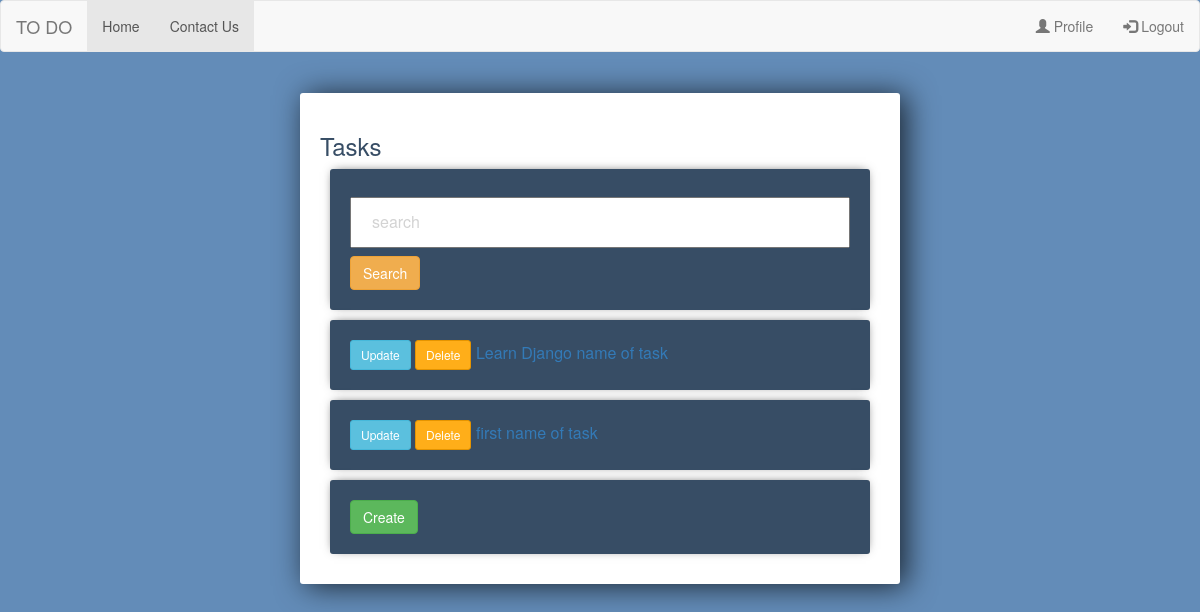
/tasks_class/ (signed in), run on an earlier commit of the app's database.
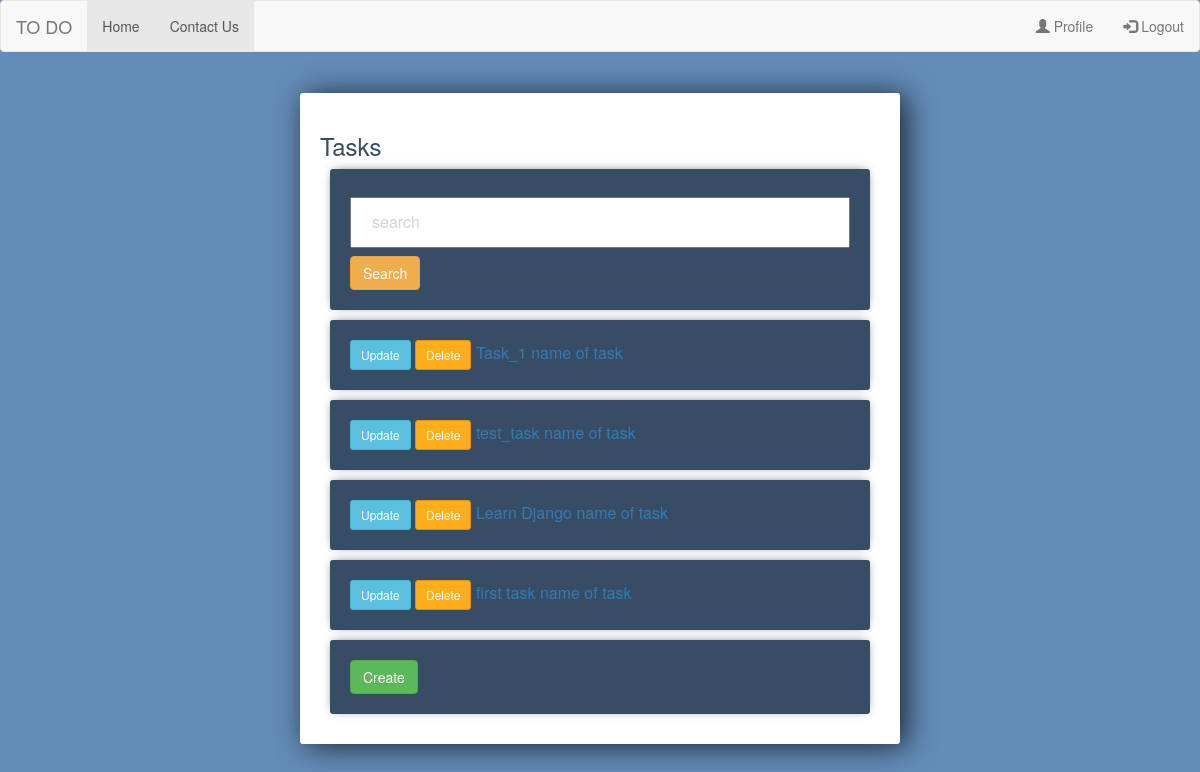
And on a later commit of the database.
### task/models.py (models this page shows, shortened)
class Task(models.Model):
    user = models.ForeignKey(User, on_delete=models.CASCADE, null=True, blank=True)
    name = models.CharField(max_length=50)
    description = models.TextField()
    created_at = models.DateTimeField(auto_now_add=True)
    status = models.IntegerField(choices=STATUS_CHOICE, default=0)

### task/views/task.py (the view)
# urls.py: path("tasks_class/", task_view.TaskListView.as_view(), name="task_class_list"),
class TaskListView(LoginRequiredMixin, ListView):
    model = Task
    template_name = "task/index_class.html"
    ordering = "-created_at"
    def get_queryset(self):
        qs = super().get_queryset()
        return qs.filter(user=self.request.user)
    def get_ordering(self):
        order_var = self.request.GET.get("order_by")
        if order_var:
            return order_var
        return super().get_ordering()

### task/templates/task/index_class.html
{% extends 'task/base.html' %}
	{% block content %}
		<div class="todo-list">
		<h3>Tasks</h3>
			<div class="item-row">
				<form method="get">
					<input type="text" name="search_task" id="searchInput" placeholder="search">
			<a href="#"><button class="btn btn-warning" type="submit">Search</button></a>
				</form>
			</div>
	{% for task in task_list %}
	<div class="item-row">
		<a class="btn btn-sm btn-info" href="{% url 'task_update' task.id %}">Update</a>
		<a class="btn btn-sm btn-danger" href="{% url 'task_delete' task.id %}">Delete</a>
		<a href="{% url 'task_view' task.id %}"> {{ task.name }}
		<span>name of task</span>
		</a>
	</div>
	{% endfor %}
	<div class="item-row">
			<a href="{% url 'task_create' %}"><button class="btn btn-success" type="submit" name="Create Task">Create</button></a>
	</div>
</div>
	{% endblock %}

What changed in the data, as far as the page shows it:
added Task: name "Task_1"
added Task: name "test_task"
changed Task: name "first" → "first task"
